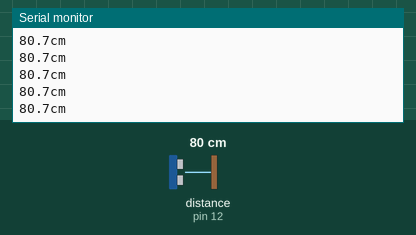
Simulated run of this sketch. Board: Arduino Uno, built with avr-gcc and run on an emulated ATmega328P. Parts: the last lines printed to the serial monitor. The test bench sets the inputs (shaded band); at power-on: distance to the obstacle (sensor on pin 12) 80 cm. The echo pulse lasts 58.3 µs per cm.

Above: at 1.2 s.
1.3 s: distance to the obstacle (sensor on pin 12) set to 2 cm
At 1.38 s:
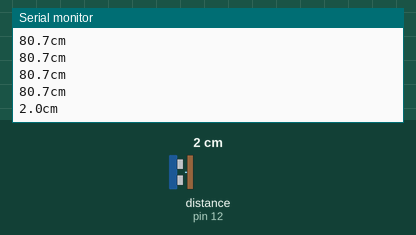
4.3 s: distance to the obstacle (sensor on pin 12) set to 4 cm
At 4.3 s:
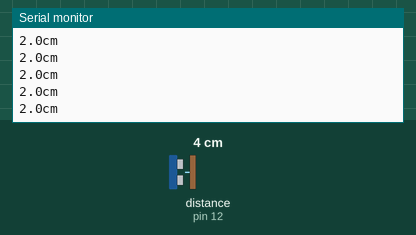
Timing chart, 0 to 7.3 s (numbered marks = the images above; inputs shaded):
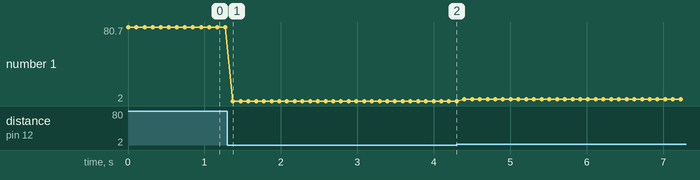

The sketch:

LAB2.ino
```cpp
const int echo = 13;
int trig = 12;

void setup() {
  Serial.begin(9600);
}

void loop() {
  float duration;
  float cm;

  pinMode(echo, OUTPUT);
  digitalWrite(echo, 0);
  delayMicroseconds(2);
  digitalWrite(echo, 1);
  delayMicroseconds(5);
  digitalWrite(echo, 0);
  pinMode(trig, INPUT);

  duration = pulseIn(trig, 1);
  cm =  (duration/1000000)*173*100;

  Serial.print(cm, 1); // แสดงผล cm ที่มีทศนิยม 1 ตำแหน่ง
  Serial.print("cm");
  Serial.println();

  delay(100);
}
```

Measured:
- after the input at 1.3 s, the serial monitor: prints a new line after 0.07 s (image 1)
- plotted number 1: 80.7 → 2 after the input at 1.3 s, 2 → 4 after the input at 4.3 s
